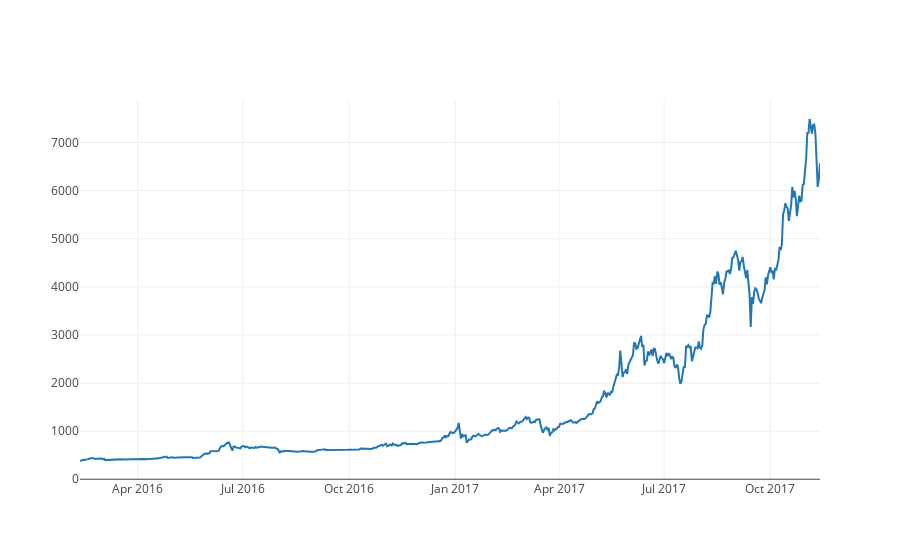

The code cell stored with this chart in its notebook:
### Markdown cell above
#### Plot line graph base on `Weighted Price`

### Code cell
btc_trace = go.Scatter(x=data['stamp'], y=data['price'], name= 'Price')
py.iplot([btc_trace])

### Figure 1 — Plotly figure (JSON) as saved in the notebook; plotly's stock layout.template omitted (floating-point values rounded to 4 significant figures; data arrays with more than 128 entries replaced by an {"elided": "..."} marker saying what was removed)
{"data": [{"name": "Price", "type": "scatter", "x": {"elided": "640 str values"}, "y": {"elided": "640 float values"}}], "layout": {}}
